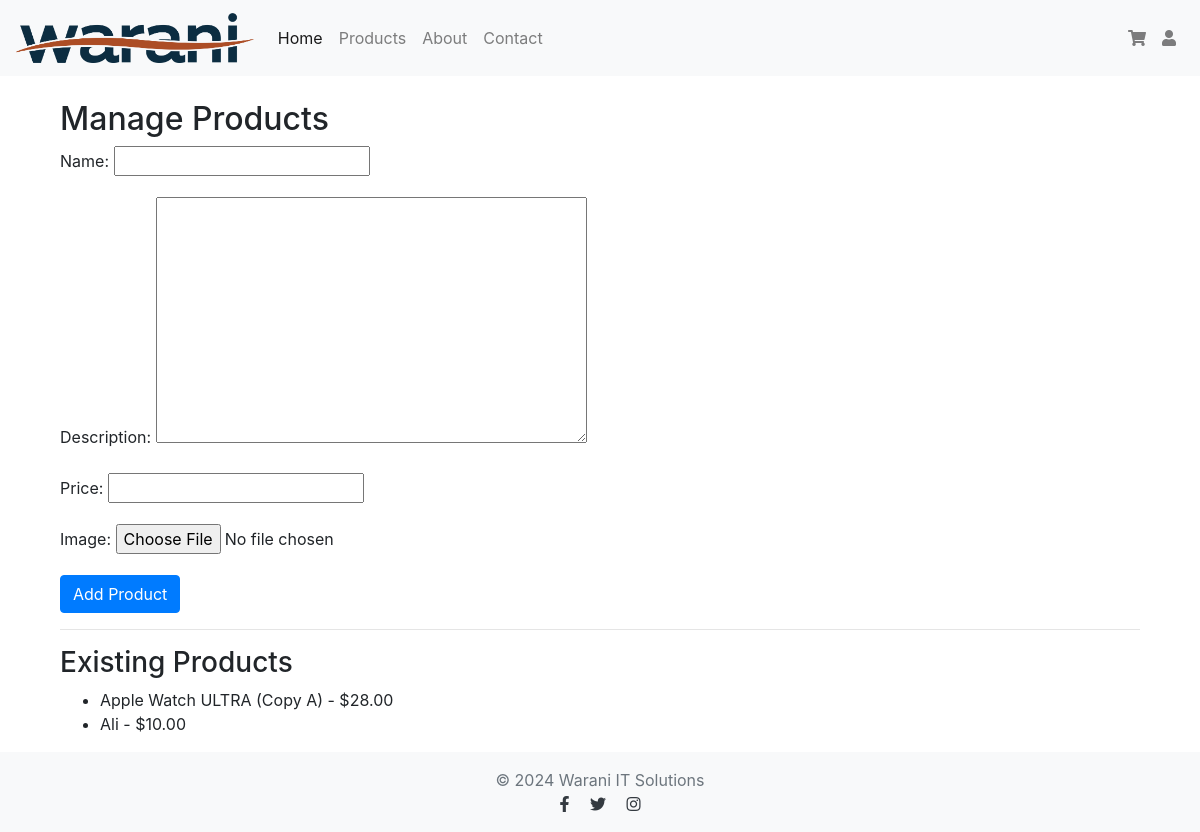
Screenshot of /products/management/ with the database file from the repository.
### product/models.py (models this page shows, shortened)
class Product(models.Model):
    COLOR_CHOICES = (
        ('red', 'Red'),
        ('blue', 'Blue'),
        ('green', 'Green'),
        ('yellow', 'Yellow'),
        ('black', 'Black'),
        ('white', 'White'),
        ('gray', 'Gray'),
        ('brown', 'Brown'),
        ('purple', 'Purple'),
        ('orange', 'Orange'),
        ('pink', 'Pink'),
    )
    SIZE_CHOICES = (
        ('xs', 'Extra Small'),
        ('s', 'Small'),
        ('m', 'Medium'),
        ('l', 'Large'),
        ('xl', 'Extra Large'),
        ('xxl', 'Double Extra Large'),
        ('xxxl', 'Triple Extra Large'),
    )
    name = models.CharField(max_length=255)
    description = models.TextField()
    price = models.DecimalField(max_digits=10, decimal_places=2)
    image = models.ImageField(upload_to='product_images/')
    available_colors = models.CharField(max_length=255, choices=COLOR_CHOICES, blank=True)
    available_sizes = models.CharField(max_length=255, choices=SIZE_CHOICES, blank=True)
    quantity = models.PositiveIntegerField(default=0)
    features = models.TextField(blank=True)

### product/views.py (the view)
# urls.py: path('management/', views.product_management, name='product_management'),
def product_management(request):
    products = Product.objects.all()
    if request.method == 'POST':
        form = ProductForm(request.POST, request.FILES)
        if form.is_valid():
            form.save()
            return redirect('product_management')
    else:
        form = ProductForm()
    return render(request, 'product/product_management.html', {'products': products, 'form': form})

### product/forms.py
class ProductForm(forms.ModelForm):
    class Meta:
        model = Product
        fields = ['name', 'description', 'price', 'image']

### product/templates/product/product_management.html (shortened to what this page needs)
{% extends 'base.html' %}
{% block content %}
<div class="container mt-4">
    <h2>Manage Products</h2>
    <form method="post" enctype="multipart/form-data">
        {{ form.as_p }}
        <button type="submit" class="btn btn-primary">Add Product</button>
    </form>
    <hr>
    <h3>Existing Products</h3>
    <ul>
        {% for product in products %}
        <li>
            {{ product.name }} - ${{ product.price }}
        </li>
        {% endfor %}
    </ul>
</div>
{% endblock %}

### static/css/style.css (style rules this page uses)
:root { --bs-primary: #0056b3; --bs-secondary: #495057; }

### rows the page displays
Product: name "Apple Watch ULTRA (Copy A)", price "28.00"
Product: name "Ali", price "10.00"
